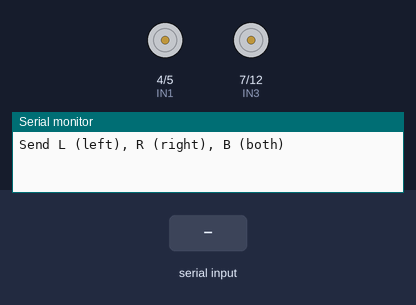
This sketch was run on a simulated Arduino Uno, built with avr-gcc and run on an emulated ATmega328P. Parts: motor-driver pin pairs drawn as motors (green arrow = first pin HIGH = forward, orange = second pin HIGH = backward, longer = more drive, scaled by the enable pin), the last lines printed to the serial monitor. The inputs (shaded band) are chosen by the test bench.

Above: at 1.2 s.
1.3 s: "L" received over Serial
At 2.4 s:
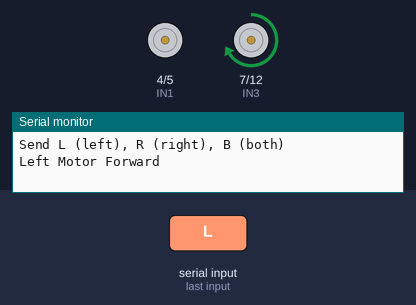
4.3 s: "R" received over Serial
At 6.5 s:
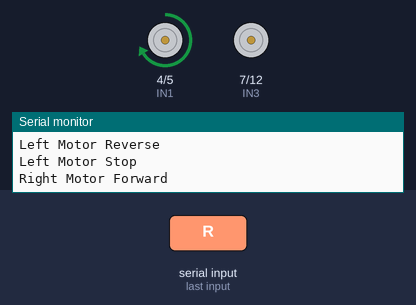
6.8 s: "B" received over Serial
At 9.7 s:
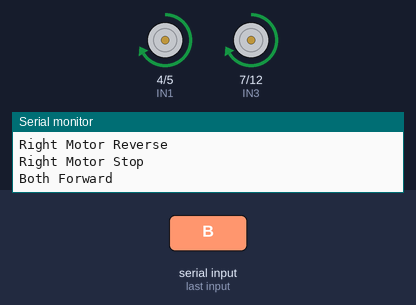
Timing chart, 0 to 14.8 s (numbered marks = the images above; inputs shaded):
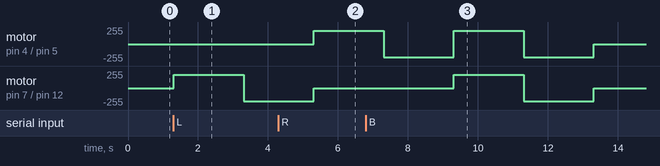

Measured:
- after the input at 1.3 s, motor on pin 7 (IN3) / pin 12 (IN4): stopped → forward 200/255 at once, → backward 200/255 2.0 s later
- after the input at 4.3 s, motor on pin 4 (IN1) / pin 5 (IN2): stopped → forward 200/255 after 1.0 s
- after the input at 6.8 s, motor on pin 7 (IN3) / pin 12 (IN4): stopped → forward 200/255 after 2.5 s, → backward 200/255 2.0 s later, → stopped 2.0 s later

The sketch:

L298N_code.ino
```cpp
// --- Motor Driver Pins ---
const int ENA = 3;   // Right Motor PWM
const int IN1 = 4;   // Right Motor A
const int IN2 = 5;   // Right Motor B

const int ENB = 6;   // Left Motor PWM
const int IN3 = 7;   // Left Motor A
const int IN4 = 12;  // Left Motor B

void setup() {
  Serial.begin(9600);

  pinMode(ENA, OUTPUT);
  pinMode(IN1, OUTPUT);
  pinMode(IN2, OUTPUT);

  pinMode(ENB, OUTPUT);
  pinMode(IN3, OUTPUT);
  pinMode(IN4, OUTPUT);

  analogWrite(ENA, 200);  // Set motor speeds
  analogWrite(ENB, 200);

  Serial.println("Send L (left), R (right), B (both)");
}

void loop() {
  if (Serial.available()) {
    char cmd = Serial.read();

    if (cmd == 'L') testLeftMotor();
    if (cmd == 'R') testRightMotor();
    if (cmd == 'B') testBothMotors();
  }
}

// ------------ MOTOR TEST FUNCTIONS ------------

void testRightMotor() {
  Serial.println("Right Motor Forward");
  digitalWrite(IN1, HIGH);
  digitalWrite(IN2, LOW);
  delay(2000);

  Serial.println("Right Motor Reverse");
  digitalWrite(IN1, LOW);
  digitalWrite(IN2, HIGH);
  delay(2000);

  Serial.println("Right Motor Stop");
  digitalWrite(IN1, LOW);
  digitalWrite(IN2, LOW);
}

void testLeftMotor() {
  Serial.println("Left Motor Forward");
  digitalWrite(IN3, HIGH);
  digitalWrite(IN4, LOW);
  delay(2000);

  Serial.println("Left Motor Reverse");
  digitalWrite(IN3, LOW);
  digitalWrite(IN4, HIGH);
  delay(2000);

  Serial.println("Left Motor Stop");
  digitalWrite(IN3, LOW);
  digitalWrite(IN4, LOW);
}

void testBothMotors() {
  Serial.println("Both Forward");
  digitalWrite(IN1, HIGH);
  digitalWrite(IN2, LOW);
  digitalWrite(IN3, HIGH);
  digitalWrite(IN4, LOW);
  delay(2000);

  Serial.println("Both Reverse");
  digitalWrite(IN1, LOW);
  digitalWrite(IN2, HIGH);
  digitalWrite(IN3, LOW);
  digitalWrite(IN4, HIGH);
  delay(2000);

  Serial.println("Both Stop");
  digitalWrite(IN1, LOW);
  digitalWrite(IN2, LOW);
  digitalWrite(IN3, LOW);
  digitalWrite(IN4, LOW);
}
```
